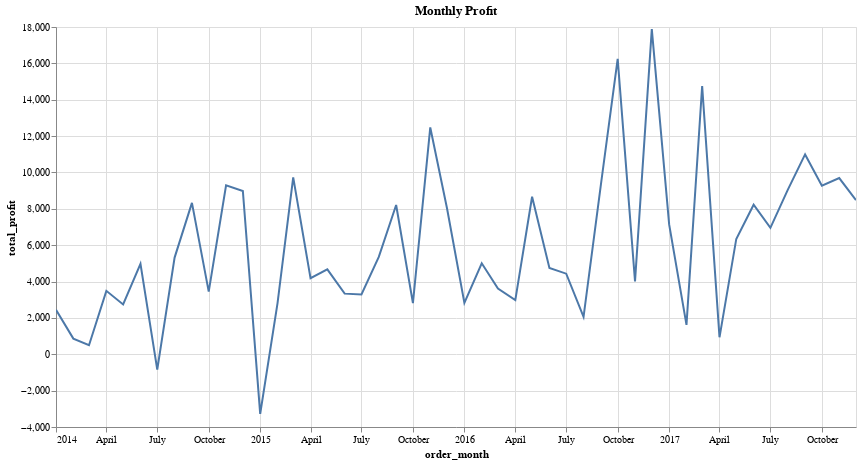

The notebook cell this image was saved under:
### Code cell
c.plot.line(x="order_month", y="total_profit").properties(
    width=800, height=400, title="Monthly Profit"
)

### Figure 1 — Vega-Lite specification as saved in the notebook (floating-point values rounded to 4 significant figures)
{"config": {"view": {"continuousWidth": 300, "continuousHeight": 300}}, "data": {"name": "data-8af0cfe106e83931998f5e65bc4ce8ad"}, "mark": {"type": "line", "tooltip": true}, "encoding": {"x": {"field": "order_month", "type": "temporal"}, "y": {"field": "total_profit", "type": "quantitative"}}, "height": 400, "params": [{"name": "param_7", "select": {"type": "interval", "encodings": ["x", "y"]}, "bind": "scales"}], "title": "Monthly Profit", "width": 800, "$schema": "https://vega.github.io/schema/vega-lite/v5.20.1.json", "datasets": {"data-8af0cfe106e83931998f5e65bc4ce8ad": [{"order_month": "2014-01-01T00:00:00", "total_profit": 2450.0}, {"order_month": "2014-02-01T00:00:00", "total_profit": 862.3}, {"order_month": "2014-03-01T00:00:00", "total_profit": 498.7}, {"order_month": "2014-04-01T00:00:00", "total_profit": 3489.0}, {"order_month": "2014-05-01T00:00:00", "total_profit": 2739.0}, {"order_month": "2014-06-01T00:00:00", "total_profit": 4977.0}, {"order_month": "2014-07-01T00:00:00", "total_profit": -841.5}, {"order_month": "2014-08-01T00:00:00", "total_profit": 5318.0}, {"order_month": "2014-09-01T00:00:00", "total_profit": 8328.0}, {"order_month": "2014-10-01T00:00:00", "total_profit": 3448.0}, {"order_month": "2014-11-01T00:00:00", "total_profit": 9292.0}, {"order_month": "2014-12-01T00:00:00", "total_profit": 8984.0}, {"order_month": "2015-01-01T00:00:00", "total_profit": -3281.0}, {"order_month": "2015-02-01T00:00:00", "total_profit": 2814.0}, {"order_month": "2015-03-01T00:00:00", "total_profit": 9732.0}, {"order_month": "2015-04-01T00:00:00", "total_profit": 4188.0}, {"order_month": "2015-05-01T00:00:00", "total_profit": 4668.0}, {"order_month": "2015-06-01T00:00:00", "total_profit": 3336.0}, {"order_month": "2015-07-01T00:00:00", "total_profit": 3289.0}, {"order_month": "2015-08-01T00:00:00", "total_profit": 5356.0}, {"order_month": "2015-09-01T00:00:00", "total_profit": 8209.0}, {"order_month": "2015-10-01T00:00:00", "total_profit": 2817.0}, {"order_month": "2015-11-01T00:00:00", "total_profit": 12470.0}, {"order_month": "2015-12-01T00:00:00", "total_profit": 8017.0}, {"order_month": "2016-01-01T00:00:00", "total_profit": 2825.0}, {"order_month": "2016-02-01T00:00:00", "total_profit": 5005.0}, {"order_month": "2016-03-01T00:00:00", "total_profit": 3612.0}, {"order_month": "2016-04-01T00:00:00", "total_profit": 2978.0}, {"order_month": "2016-05-01T00:00:00", "total_profit": 8662.0}, {"order_month": "2016-06-01T00:00:00", "total_profit": 4750.0}, {"order_month": "2016-07-01T00:00:00", "total_profit": 4433.0}, {"order_month": "2016-08-01T00:00:00", "total_profit": 2062.0}, {"order_month": "2016-09-01T00:00:00", "total_profit": 9329.0}, {"order_month": "2016-10-01T00:00:00", "total_profit": 16240.0}, {"order_month": "2016-11-01T00:00:00", "total_profit": 4011.0}, {"order_month": "2016-12-01T00:00:00", "total_profit": 17890.0}, {"order_month": "2017-01-01T00:00:00", "total_profit": 7140.0}, {"order_month": "2017-02-01T00:00:00", "total_profit": 1614.0}, {"order_month": "2017-03-01T00:00:00", "total_profit": 14750.0}, {"order_month": "2017-04-01T00:00:00", "total_profit": 933.3}, {"order_month": "2017-05-01T00:00:00", "total_profit": 6343.0}, {"order_month": "2017-06-01T00:00:00", "total_profit": 8223.0}, {"order_month": "2017-07-01T00:00:00", "total_profit": 6953.0}, {"order_month": "2017-08-01T00:00:00", "total_profit": 9041.0}, {"order_month": "2017-09-01T00:00:00", "total_profit": 10990.0}, {"order_month": "2017-10-01T00:00:00", "total_profit": 9275.0}, {"order_month": "2017-11-01T00:00:00", "total_profit": 9690.0}, {"order_month": "2017-12-01T00:00:00", "total_profit": 8483.0}]}}
